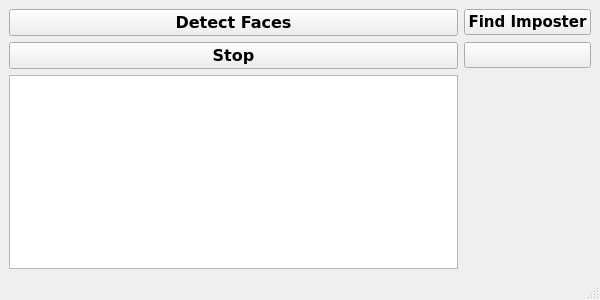
<?xml version="1.0" encoding="UTF-8"?>
<ui version="4.0">
 <class>MainWindow</class>
 <widget class="QMainWindow" name="MainWindow">
  <property name="geometry">
   <rect>
    <x>0</x>
    <y>0</y>
    <width>600</width>
    <height>300</height>
   </rect>
  </property>
  <property name="font">
   <font>
    <pointsize>10</pointsize>
    <weight>50</weight>
    <bold>false</bold>
   </font>
  </property>
  <property name="windowTitle">
   <string>MainWindow</string>
  </property>
  <property name="iconSize">
   <size>
    <width>128</width>
    <height>128</height>
   </size>
  </property>
  <widget class="QWidget" name="centralwidget">
   <layout class="QVBoxLayout" name="verticalLayout">
    <item>
     <layout class="QGridLayout" name="gridLayout">
      <item row="6" column="0">
       <widget class="QListView" name="faceView">
        <property name="sizeAdjustPolicy">
         <enum>QAbstractScrollArea::AdjustToContents</enum>
        </property>
        <property name="resizeMode">
         <enum>QListView::Fixed</enum>
        </property>
        <property name="spacing">
         <number>0</number>
        </property>
       </widget>
      </item>
      <item row="4" column="1">
       <widget class="QPushButton" name="startButton">
        <property name="font">
         <font>
          <family>Verdana</family>
          <pointsize>11</pointsize>
          <weight>75</weight>
          <italic>false</italic>
          <bold>true</bold>
         </font>
        </property>
        <property name="styleSheet">
         <string notr="true"/>
        </property>
        <property name="text">
         <string>Find Imposter</string>
        </property>
       </widget>
      </item>
      <item row="4" column="0">
       <widget class="QPushButton" name="scanButton">
        <property name="font">
         <font>
          <family>Verdana</family>
          <pointsize>12</pointsize>
          <weight>75</weight>
          <italic>false</italic>
          <bold>true</bold>
         </font>
        </property>
        <property name="styleSheet">
         <string notr="true">
</string>
        </property>
        <property name="text">
         <string>Detect Faces</string>
        </property>
       </widget>
      </item>
      <item row="6" column="1">
       <widget class="PlotWidget" name="graphWidget" native="true">
        <layout class="QHBoxLayout" name="horizontalLayout"/>
       </widget>
      </item>
      <item row="5" column="1">
       <widget class="QPushButton" name="statsButton">
        <property name="font">
         <font>
          <family>Verdana</family>
          <pointsize>11</pointsize>
          <weight>75</weight>
          <italic>false</italic>
          <bold>true</bold>
         </font>
        </property>
        <property name="styleSheet">
         <string notr="true"/>
        </property>
        <!-- <property name="text">
         <string>View Summary</string>
        </property> -->
       </widget>
      </item>
      <item row="5" column="0">
       <widget class="QPushButton" name="stopButton">
        <property name="font">
         <font>
          <family>Verdana</family>
          <pointsize>12</pointsize>
          <weight>75</weight>
          <italic>false</italic>
          <bold>true</bold>
         </font>
        </property>
        <property name="styleSheet">
         <string notr="true"/>
        </property>
        <property name="text">
         <string>Stop</string>
        </property>
       </widget>
      </item>
     </layout>
    </item>
   </layout>
  </widget>
  <widget class="QMenuBar" name="menubar">
   <property name="geometry">
    <rect>
     <x>0</x>
     <y>0</y>
     <width>600</width>
     <height>21</height>
    </rect>
   </property>
  </widget>
  <widget class="QStatusBar" name="statusbar"/>
 </widget>
 <customwidgets>
  <customwidget>
   <class>PlotWidget</class>
   <extends>QWidget</extends>
   <header>pyqtgraph</header>
   <container>1</container>
  </customwidget>
 </customwidgets>
 <resources/>
 <connections/>
</ui>
